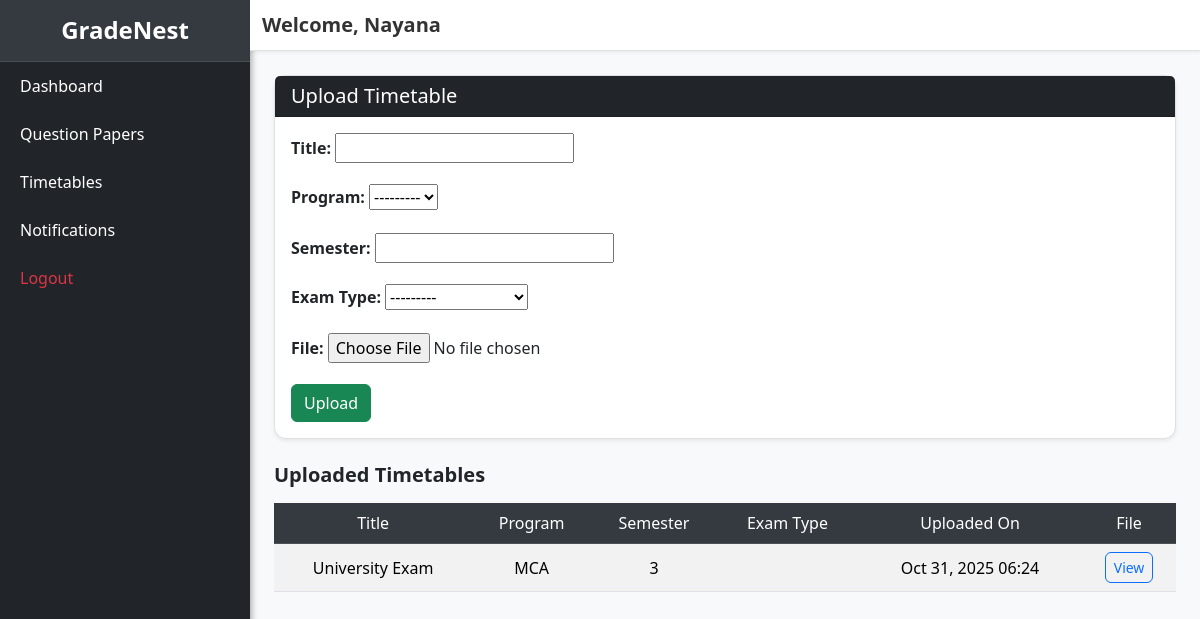
/resources/upload/timetable/ (signed in), run on an earlier commit of the app's database.
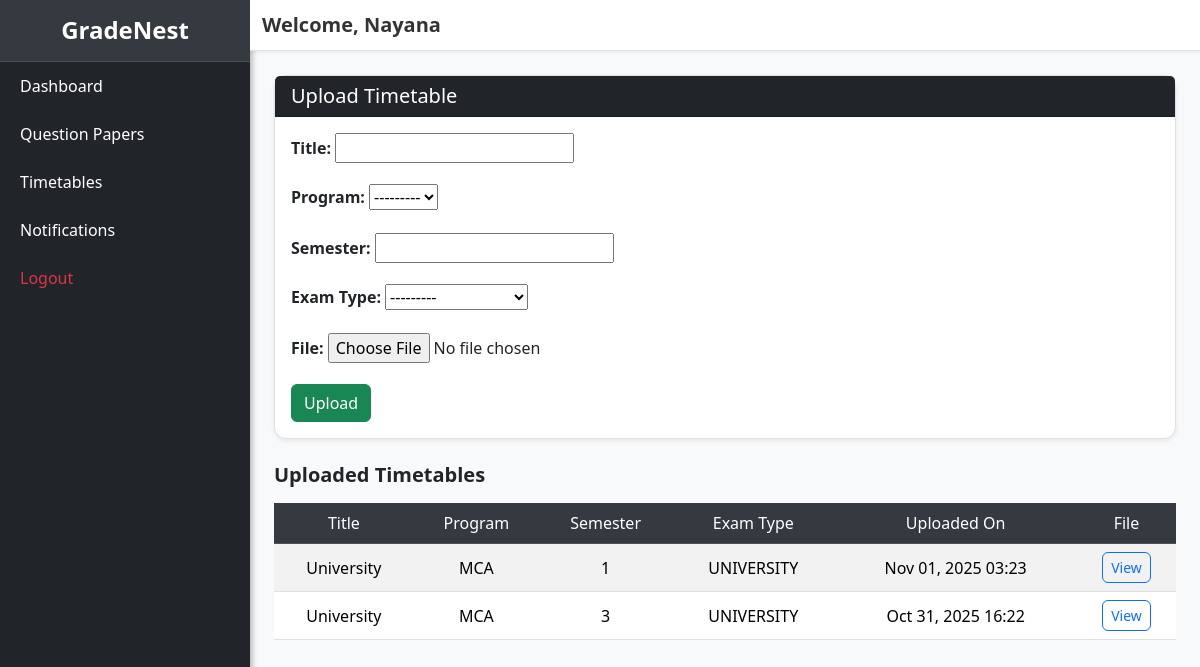
And on a later commit of the database.
### resource_management/models.py (models this page shows, shortened)
class TimeTable(models.Model):
    EXAM_TYPE_CHOICES = [
        ('SERIES', 'Series Exam'),
        ('MODEL', 'Model Exam'),
        ('UNIVERSITY', 'University Exam'),
    ]
    title = models.CharField(max_length=200)
    description = models.TextField(blank=True)
    uploaded_by = models.ForeignKey(
        User,
        on_delete=models.CASCADE,
        limit_choices_to={'userprofile__role': 'OfficeStaff'}
    )
    program = models.ForeignKey(Program, on_delete=models.CASCADE)
    semester = models.PositiveIntegerField()
    exam_type = models.CharField(max_length=20, choices=EXAM_TYPE_CHOICES)
    file = models.FileField(upload_to='resources/timetables/')
    uploaded_at = models.DateTimeField(auto_now_add=True)
    class Meta:
        ordering = ['-uploaded_at']

### program_management/models.py (models this page shows)
class Program(models.Model):
    name = models.CharField(max_length=100)
    department = models.ForeignKey(Department, on_delete=models.SET_NULL, null=True, blank=True)
    num_years = models.PositiveIntegerField(default=0)
    num_semesters = models.PositiveIntegerField(default=0)
    description = models.TextField(blank=True, null=True)
    def __str__(self):
        return self.name

### resource_management/views.py (the view)
# urls.py: path('upload/timetable/', views.upload_timetable, name='upload_timetable'),
@login_required
def upload_timetable(request):
    if request.method == 'POST':
        form = TimeTableForm(request.POST, request.FILES)
        if form.is_valid():
            timetable = form.save(commit=False)
            timetable.uploaded_by = request.user
            timetable.save()
            messages.success(request, "Timetable uploaded successfully!")
            return redirect('resource_management:upload_timetable')
    else:
        form = TimeTableForm()
    timetables = TimeTable.objects.all().order_by('-uploaded_at')
    return render(request, 'resource_management/upload_timetable.html', {
        'form': form,
        'timetables': timetables,
    })

### resource_management/forms.py (shortened to what this page needs)
class TimeTableForm(forms.ModelForm):
    class Meta:
        model = TimeTable
        fields = ['title', 'program', 'semester', 'exam_type', 'file']

### resource_management/templates/resource_management/upload_timetable.html (shortened to what this page needs)
{% extends 'accounts/base.html' %}
{% block content %}
<div class="container mt-4">
  <div class="card shadow-sm">
    <div class="card-header bg-dark text-white">
      <h5 class="mb-0">Upload Timetable</h5>
    </div>
    <div class="card-body">
      <form method="POST" enctype="multipart/form-data">
        <div class="mb-3">
          <label class="form-label fw-bold">Title:</label>
          {{ form.title }}
        </div>
        <div class="mb-3">
          <label class="form-label fw-bold">Program:</label>
          {{ form.program }}
        </div>
        <div class="mb-3">
          <label class="form-label fw-bold">Semester:</label>
          {{ form.semester }}
        </div>
        <div class="mb-3">
          <label class="form-label fw-bold">Exam Type:</label>
          {{ form.exam_type }}
        </div>
        <div class="mb-3">
          <label class="form-label fw-bold">File:</label>
          {{ form.file }}
        </div>
        <button type="submit" class="btn btn-success">Upload</button>
      </form>
    </div>
  </div>
  <div class="mt-4">
    <h5 class="fw-bold">Uploaded Timetables</h5>
    <table class="table table-striped table-hover mt-3">
      <thead class="table-dark">
        <tr>
          <th>Title</th>
          <th>Program</th>
          <th>Semester</th>
          <th>Exam Type</th>
          <th>Uploaded On</th>
          <th>File</th>
        </tr>
      </thead>
      <tbody>
        {% for t in timetables %}
          <tr>
            <td>{{ t.title }}</td>
            <td>{{ t.program.name }}</td>
            <td>{{ t.semester }}</td>
            <td>{{ t.exam_type }}</td>
            <td>{{ t.uploaded_at|date:"M d, Y H:i" }}</td>
            <td>
  		<a href="{% url 'resource_management:view_timetable_file' t.id %}" target="_blank" class="btn btn-outline-primary btn-sm">View</a>
	    </td>
          </tr>
        {% empty %}
          <tr><td colspan="6" class="text-center">No timetables uploaded yet.</td></tr>
        {% endfor %}
      </tbody>
    </table>
  </div>
</div>
{% endblock %}

### accounts/templates/accounts/base.html (shortened to what this page needs)
{% load static %}
<!DOCTYPE html>
<html lang="en">
<head>
    <link href="https://cdn.jsdelivr.net/npm/bootstrap@5.3.2/dist/css/bootstrap.min.css" rel="stylesheet">
    <link rel="stylesheet" href="{% static 'accounts/css/style.css' %}">
    <link rel="stylesheet" href="{% static 'accounts/css/dashboard.css' %}">
</head>
<body>
<div class="d-flex" id="wrapper">
    <div class="bg-dark border-right" id="sidebar-wrapper">
        <div class="sidebar-heading text-white text-center py-3">
            <h4>GradeNest</h4>
        </div>
        <div class="list-group list-group-flush">
            <a href="{% url 'dashboard' %}" class="list-group-item list-group-item-action bg-dark text-white">Dashboard</a>
            {% if user.userprofile.role == "Student" %}
                <a href="{% url 'resource_management:view_question_papers' %}" class="list-group-item list-group-item-action bg-dark text-white">Question Papers</a>
                <a href="{% url 'resource_management:view_timetables' %}" class="list-group-item list-group-item-action bg-dark text-white">Timetables</a>
                <a href="{% url 'resource_management:notifications' %}" class="list-group-item list-group-item-action bg-dark text-white">Notifications</a>
            {% endif %}
            <a href="{% url 'logout' %}" class="list-group-item list-group-item-action bg-dark text-danger">Logout</a>
        </div>
    </div>
    <div id="page-content-wrapper" class="w-100">
        <nav class="navbar navbar-expand-lg navbar-light bg-light border-bottom">
            <div class="container-fluid">
                <span class="navbar-brand mb-0 h5">Welcome, {{ user.username }}</span>
            </div>
        </nav>
        <div class="container-fluid mt-4">
            {% block content %}{% endblock %}
        </div>
    </div>
</div>
</body>
</html>

### accounts/static/accounts/css/style.css (style rules this page uses)
body { font-family: 'Segoe UI', Tahoma, Geneva, Verdana, sans-serif; background-color: #f8f9fa; overflow-x: hidden; }
#wrapper { display: flex; width: 100%; }
#sidebar-wrapper { width: 250px; min-height: 100vh; background-color: #212529; transition: all 0.3s ease; position: fixed; left: 0; top: 0; overflow-y: auto; box-shadow: 2px 0 6px rgba(0, 0, 0, 0.3); }
.sidebar-heading { background-color: #343a40; border-bottom: 1px solid rgba(255, 255, 255, 0.1); }
.sidebar-heading h4 { margin: 0; font-weight: 600; }
.list-group-item { border: none; padding: 12px 20px; transition: background-color 0.2s ease, color 0.2s ease; }
.list-group-item.bg-dark { background-color: transparent !important; }
#page-content-wrapper { margin-left: 250px; width: calc(100% - 250px); background-color: #f8f9fa; min-height: 100vh; transition: all 0.3s ease; }
.navbar { background-color: #ffffff !important; border-bottom: 1px solid #dee2e6; box-shadow: 0 2px 3px rgba(0, 0, 0, 0.05); }
.navbar .navbar-brand { font-weight: 600; color: #333; }
.card { border-radius: 12px; border: 1px solid #e0e0e0; box-shadow: 0 3px 6px rgba(0, 0, 0, 0.05); }
.card-header { font-weight: 600; font-size: 1.1rem; }
.btn { border-radius: 6px; }
table { width: 100%; }
.table th { background-color: #343a40; color: #fff; font-weight: 500; }
.table td, .table th { vertical-align: middle; text-align: center; }

### accounts/static/accounts/css/dashboard.css (style rules this page uses)
.btn-outline-primary { color: #0d6efd; border-color: #0d6efd; }

What changed in the data, as far as the page shows it:
removed TimeTable: title "University Exam", program.name "MCA", semester "3", uploaded_at "Oct 31, 2025 06:24"
added TimeTable: title "University", program.name "MCA", semester "1", exam_type "UNIVERSITY", uploaded_at "Nov 01, 2025 03:23"
added TimeTable: title "University", program.name "MCA", semester "3", exam_type "UNIVERSITY", uploaded_at "Oct 31, 2025 16:22"
